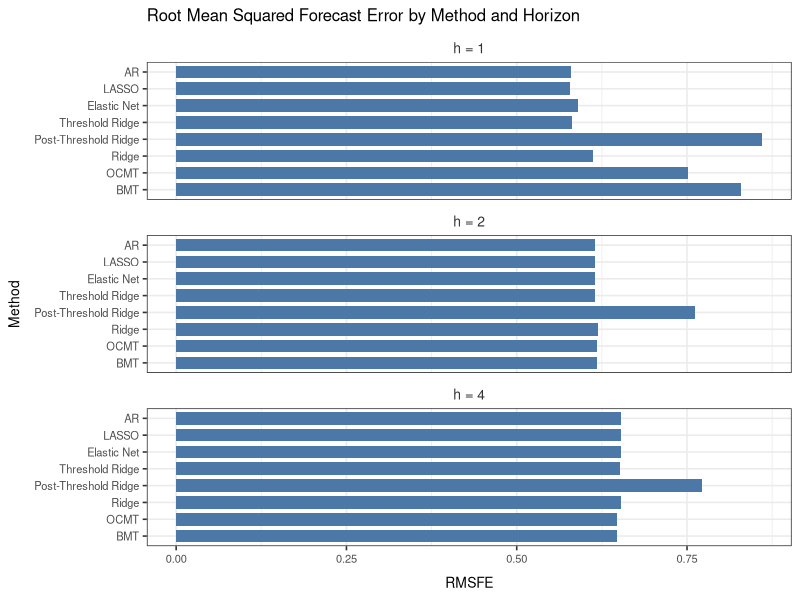
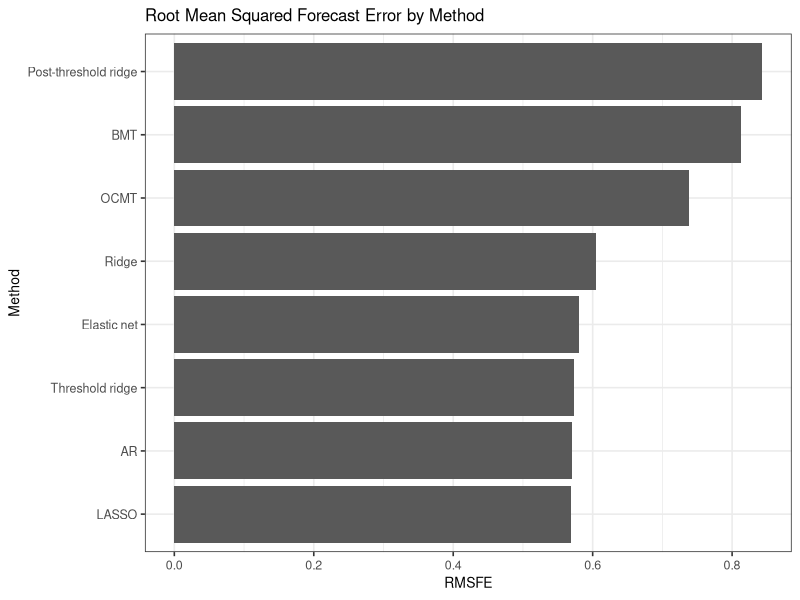
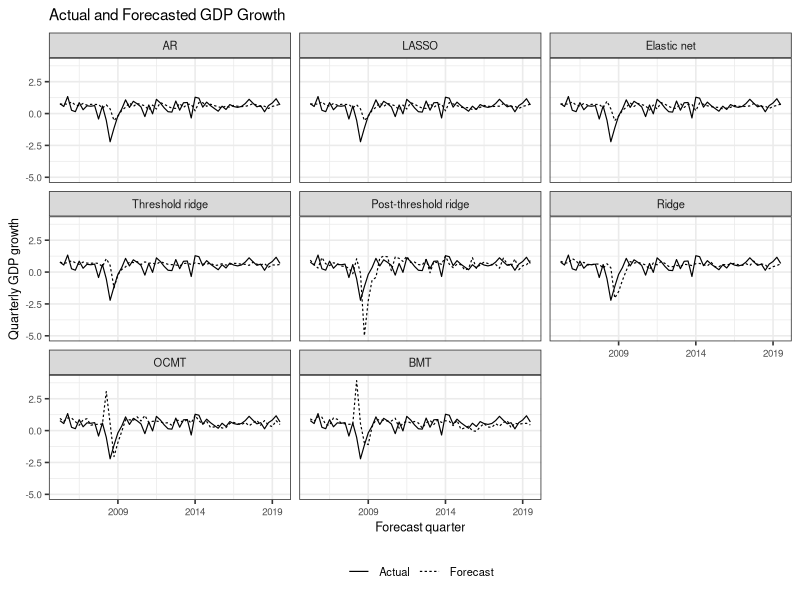
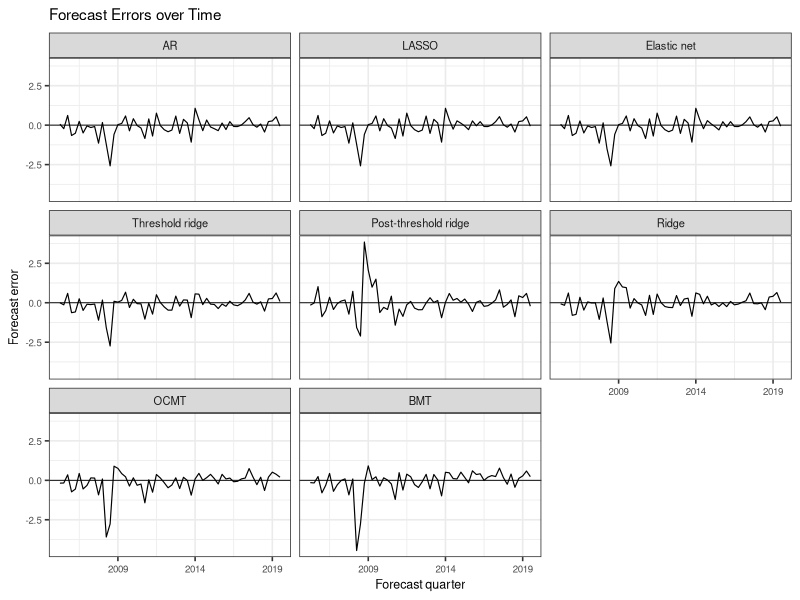
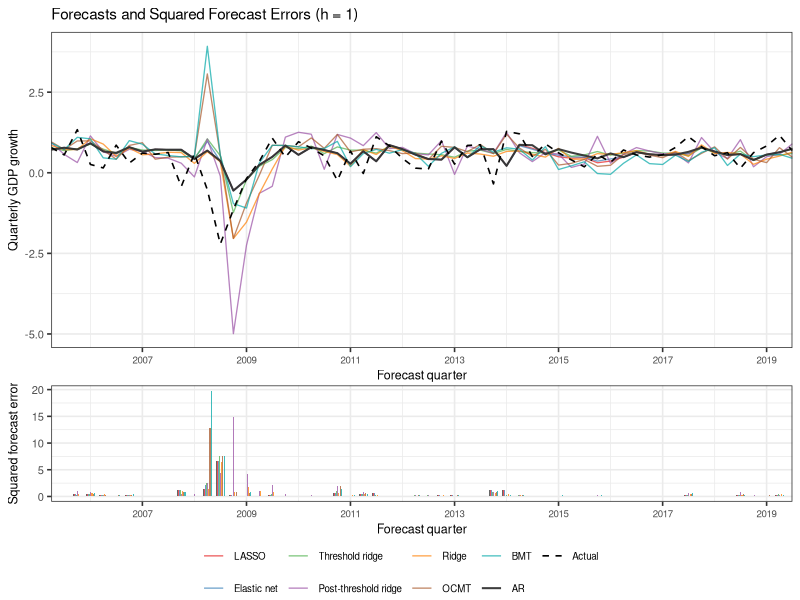
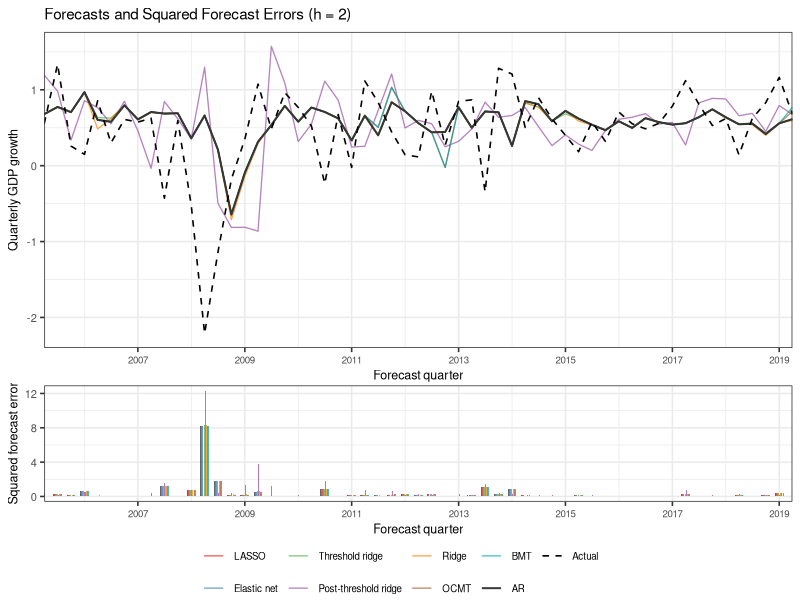
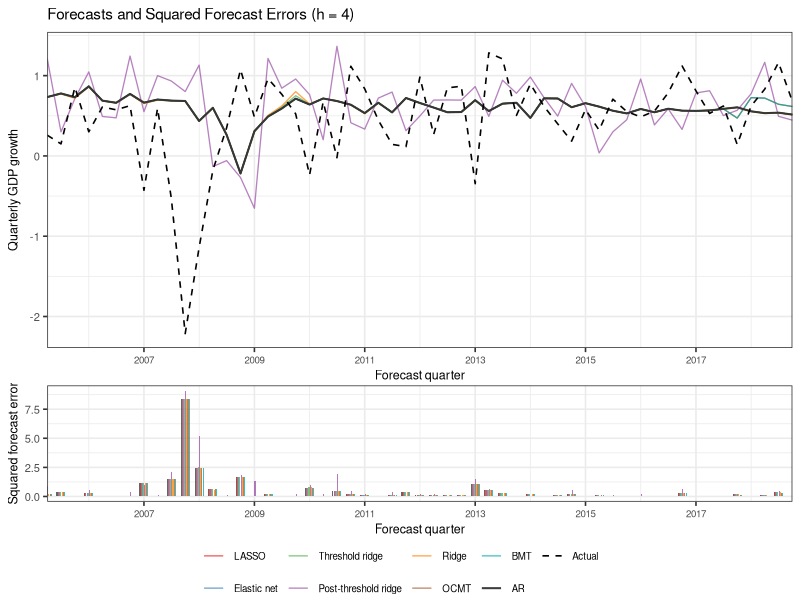
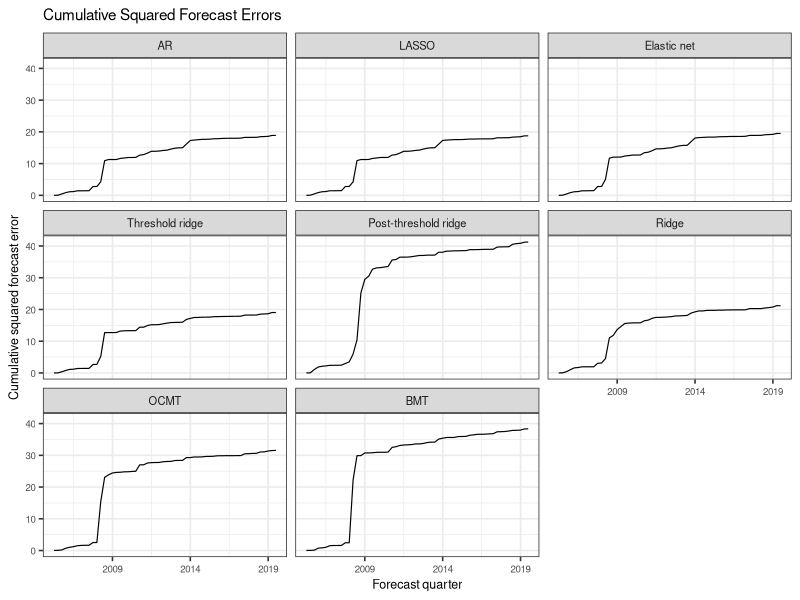

These charts were generated, in order, by the following R code:
# 07_forecasting_results.R
# forecasting results from rolling windows

library(tidyverse)
library(zoo)
library(grid)

rolling_forecasts_h1 <- read_csv(
  "data/processed/rolling_forecasts.csv",
  show_col_types = FALSE
)

rolling_forecasts_all <- read_csv(
  "data/processed/rolling_forecasts_all_horizons.csv",
  show_col_types = FALSE
)

rolling_forecasts_all_common <- read_csv(
  "data/processed/rolling_forecasts_all_horizons_common.csv",
  show_col_types = FALSE
)

horizons <- c(1, 2, 4)

method_order <- c(
  "AR",
  "LASSO",
  "Elastic net",
  "Threshold ridge",
  "Post-threshold ridge",
  "Ridge",
  "OCMT",
  "BMT"
)

benchmark_method <- "Ridge"

# figure sizes
figure_width <- 6.5
figure_height <- 4.5
figure_units <- "in"

faceted_figure_width <- 8.5
faceted_figure_height <- 5.5

marsilli_figure_width <- 9.5
marsilli_figure_height <- 6.0

forecasting_figure_dir <- "figures/forecasting"

thesis_theme <- theme_bw(base_size = 12) +
  theme(
    plot.title = element_text(size = 12),
    axis.title = element_text(size = 10),
    axis.text = element_text(size = 9),
    legend.text = element_text(size = 8),
    legend.title = element_text(size = 8),
    strip.text = element_text(size = 9)
  )

dense_facet_theme <- theme_bw(base_size = 12) +
  theme(
    plot.title = element_text(size = 11),
    axis.title = element_text(size = 9),
    axis.text = element_text(size = 7),
    legend.text = element_text(size = 8),
    legend.title = element_text(size = 8),
    strip.text = element_text(size = 8)
  )

dir.create("data/processed", recursive = TRUE, showWarnings = FALSE)
dir.create(forecasting_figure_dir, recursive = TRUE, showWarnings = FALSE)

parse_yearqtr_safe <- function(x) {
  if (inherits(x, "yearqtr")) {
    return(x)
  }

  if (is.numeric(x)) {
    return(as.yearqtr(x))
  }

  as.yearqtr(x, format = "%Y Q%q")
}

forecast_data_h1 <- rolling_forecasts_h1 %>%
  mutate(
    horizon = as.integer(horizon),
    method = factor(method, levels = method_order),
    forecast_quarter_yq = parse_yearqtr_safe(forecast_quarter),
    target_quarter_yq = parse_yearqtr_safe(target_quarter),
    forecast_quarter_date = as.Date(forecast_quarter_yq),
    target_quarter_date = as.Date(target_quarter_yq)
  ) %>%
  arrange(method, forecast_quarter_yq)

cat("Forecasting results analysis, h = 1 baseline\n")
cat("Number of forecast rows:", nrow(forecast_data_h1), "\n")
cat("Number of forecast quarters:", n_distinct(forecast_data_h1$forecast_quarter), "\n")
cat("Methods:\n")
print(unique(forecast_data_h1$method))

missing_forecast_check_h1 <- forecast_data_h1 %>%
  group_by(method) %>%
  summarise(
    n_forecasts = n(),
    missing_forecasts = sum(is.na(forecast)),
    missing_errors = sum(is.na(forecast_error)),
    .groups = "drop"
  )

cat("\nMissing forecast check, h = 1:\n")
print(missing_forecast_check_h1)

forecast_data_all_common <- rolling_forecasts_all_common %>%
  mutate(
    horizon = as.integer(horizon),
    method = factor(method, levels = method_order),
    forecast_quarter_yq = parse_yearqtr_safe(forecast_quarter),
    target_quarter_yq = parse_yearqtr_safe(target_quarter),
    forecast_quarter_date = as.Date(forecast_quarter_yq),
    target_quarter_date = as.Date(target_quarter_yq)
  ) %>%
  filter(horizon %in% horizons) %>%
  arrange(horizon, method, forecast_quarter_yq)

missing_forecast_check_all_common <- forecast_data_all_common %>%
  group_by(horizon, method) %>%
  summarise(
    n_forecasts = n(),
    missing_forecasts = sum(is.na(forecast)),
    missing_errors = sum(is.na(forecast_error)),
    .groups = "drop"
  ) %>%
  arrange(horizon, method)

cat("\nMissing forecast check, common all-horizon sample:\n")
print(missing_forecast_check_all_common)

forecast_data_all <- rolling_forecasts_all %>%
  mutate(
    horizon = as.integer(horizon),
    method = factor(method, levels = method_order),
    forecast_quarter_yq = parse_yearqtr_safe(forecast_quarter),
    target_quarter_yq = parse_yearqtr_safe(target_quarter),
    forecast_quarter_date = as.Date(forecast_quarter_yq),
    target_quarter_date = as.Date(target_quarter_yq)
  ) %>%
  filter(horizon %in% horizons) %>%
  arrange(horizon, method, forecast_quarter_yq)

forecast_accuracy_all_common <- forecast_data_all_common %>%
  group_by(horizon, method) %>%
  summarise(
    n_forecasts = sum(!is.na(forecast_error)),
    RMSFE = sqrt(mean(squared_error, na.rm = TRUE)),
    MAFE = mean(absolute_error, na.rm = TRUE),
    mean_error = mean(forecast_error, na.rm = TRUE),
    median_absolute_error = median(absolute_error, na.rm = TRUE),
    sd_forecast_error = sd(forecast_error, na.rm = TRUE),
    average_selected = mean(selected_variables, na.rm = TRUE),
    .groups = "drop"
  )

benchmark_values_all_common <- forecast_accuracy_all_common %>%
  mutate(method_character = as.character(method)) %>%
  select(horizon, method_character, RMSFE) %>%
  pivot_wider(
    names_from = method_character,
    values_from = RMSFE
  ) %>%
  transmute(
    horizon,
    ar_rmsfe = AR,
    ridge_rmsfe = Ridge,
    lasso_rmsfe = LASSO
  )

forecast_accuracy_all_common <- forecast_accuracy_all_common %>%
  left_join(
    benchmark_values_all_common,
    by = "horizon"
  ) %>%
  mutate(
    relative_RMSFE_vs_AR = RMSFE / ar_rmsfe,
    relative_RMSFE_vs_ridge = RMSFE / ridge_rmsfe,
    relative_RMSFE_vs_lasso = RMSFE / lasso_rmsfe
  ) %>%
  arrange(
    horizon,
    factor(as.character(method), levels = method_order)
  )

print(forecast_accuracy_all_common)

write_csv(
  forecast_accuracy_all_common,
  "data/processed/forecast_accuracy_summary_all_horizons_common.csv"
)

forecast_accuracy_table_all_common <- forecast_accuracy_all_common %>%
  mutate(
    average_selected = case_when(
      as.character(method) == "AR" ~ 0,
      as.character(method) == "Ridge" ~ NA_real_,
      TRUE ~ average_selected
    ),
    RMSFE = round(RMSFE, 3),
    MAFE = round(MAFE, 3),
    mean_error = round(mean_error, 3),
    relative_RMSFE_vs_AR = round(relative_RMSFE_vs_AR, 3),
    relative_RMSFE_vs_ridge = round(relative_RMSFE_vs_ridge, 3),
    relative_RMSFE_vs_lasso = round(relative_RMSFE_vs_lasso, 3),
    average_selected = round(average_selected, 2)
  ) %>%
  select(
    horizon,
    method,
    RMSFE,
    relative_RMSFE_vs_AR,
    relative_RMSFE_vs_ridge,
    relative_RMSFE_vs_lasso,
    MAFE,
    mean_error,
    average_selected
  )

print(forecast_accuracy_table_all_common)

write_csv(
  forecast_accuracy_table_all_common,
  "data/processed/forecast_accuracy_table_all_horizons_common.csv"
)

method_labels <- c(
  "AR" = "AR",
  "LASSO" = "LASSO",
  "Elastic net" = "Elastic Net",
  "Threshold ridge" = "Threshold Ridge",
  "Post-threshold ridge" = "Post-Threshold Ridge",
  "Ridge" = "Ridge",
  "OCMT" = "OCMT",
  "BMT" = "BMT"
)

standard_figure_blue <- "#4C78A8"

rmsfe_horizon_plot_data <- forecast_accuracy_all_common %>%
  mutate(
    method_label = unname(method_labels[as.character(method)]),
    method_label = factor(
      method_label,
      levels = rev(unname(method_labels[method_order]))
    ),
    horizon_label = factor(
      paste0("h = ", horizon),
      levels = paste0("h = ", horizons)
    )
  )

rmsfe_horizon_plot <- ggplot(
  rmsfe_horizon_plot_data,
  aes(
    x = method_label,
    y = RMSFE
  )
) +
  geom_col(
    fill = standard_figure_blue,
    linewidth = 0.2,
    width = 0.75
  ) +
  coord_flip() +
  facet_wrap(
    ~ horizon_label,
    ncol = 1
  ) +
  labs(
    title = "Root Mean Squared Forecast Error by Method and Horizon",
    x = "Method",
    y = "RMSFE"
  ) +
  thesis_theme +
  theme(
    legend.position = "none",
    strip.background = element_rect(
      fill = "white",
      color = NA
    ),
    strip.text = element_text(
      size = 10,
      color = "grey20"
    ),
    axis.text.y = element_text(size = 8),
    axis.text.x = element_text(size = 8),
    axis.title.x = element_text(size = 10, margin = margin(t = 8)),
    axis.title.y = element_text(size = 10, margin = margin(r = 8)),
    plot.title = element_text(size = 12),
    panel.spacing.y = unit(0.35, "lines")
  )

rmsfe_horizon_plot

ggsave(
  filename = file.path(
    forecasting_figure_dir,
    "forecast_rmsfe_by_method_and_horizon.pdf"
  ),
  plot = rmsfe_horizon_plot,
  width = faceted_figure_width,
  height = 6.0,
  units = figure_units
)

forecast_accuracy_h1 <- forecast_data_h1 %>%
  group_by(method) %>%
  summarise(
    n_forecasts = sum(!is.na(forecast_error)),
    RMSFE = sqrt(mean(squared_error, na.rm = TRUE)),
    MAFE = mean(absolute_error, na.rm = TRUE),
    mean_error = mean(forecast_error, na.rm = TRUE),
    median_absolute_error = median(absolute_error, na.rm = TRUE),
    sd_forecast_error = sd(forecast_error, na.rm = TRUE),
    average_selected = mean(selected_variables, na.rm = TRUE),
    .groups = "drop"
  )

benchmark_rmsfe_h1 <- forecast_accuracy_h1 %>%
  filter(method == benchmark_method) %>%
  pull(RMSFE)

lasso_rmsfe_h1 <- forecast_accuracy_h1 %>%
  filter(method == "LASSO") %>%
  pull(RMSFE)

ar_rmsfe_h1 <- forecast_accuracy_h1 %>%
  filter(method == "AR") %>%
  pull(RMSFE)

forecast_accuracy_h1 <- forecast_accuracy_h1 %>%
  mutate(
    relative_RMSFE_vs_AR = RMSFE / ar_rmsfe_h1,
    relative_RMSFE_vs_ridge = RMSFE / benchmark_rmsfe_h1,
    relative_RMSFE_vs_lasso = RMSFE / lasso_rmsfe_h1
  ) %>%
  arrange(RMSFE)

print(forecast_accuracy_h1)

write_csv(
  forecast_accuracy_h1,
  "data/processed/forecast_accuracy_summary.csv"
)

forecast_accuracy_table_h1 <- forecast_accuracy_h1 %>%
  mutate(
    average_selected = case_when(
      as.character(method) == "AR" ~ 0,
      as.character(method) == "Ridge" ~ NA_real_,
      TRUE ~ average_selected
    ),
    RMSFE = round(RMSFE, 3),
    MAFE = round(MAFE, 3),
    mean_error = round(mean_error, 3),
    relative_RMSFE_vs_AR = round(relative_RMSFE_vs_AR, 3),
    relative_RMSFE_vs_ridge = round(relative_RMSFE_vs_ridge, 3),
    relative_RMSFE_vs_lasso = round(relative_RMSFE_vs_lasso, 3),
    average_selected = round(average_selected, 2)
  ) %>%
  select(
    method,
    RMSFE,
    relative_RMSFE_vs_AR,
    relative_RMSFE_vs_ridge,
    relative_RMSFE_vs_lasso,
    MAFE,
    mean_error,
    average_selected
  )

print(forecast_accuracy_table_h1)

write_csv(
  forecast_accuracy_table_h1,
  "data/processed/forecast_accuracy_table.csv"
)

rmsfe_plot <- forecast_accuracy_h1 %>%
  mutate(
    method = fct_reorder(as.character(method), RMSFE)
  ) %>%
  ggplot(
    aes(
      x = method,
      y = RMSFE
    )
  ) +
  geom_col(linewidth = 0.2) +
  coord_flip() +
  labs(
    title = "Root Mean Squared Forecast Error by Method",
    x = "Method",
    y = "RMSFE"
  ) +
  thesis_theme

rmsfe_plot

ggsave(
  filename = file.path(forecasting_figure_dir, "forecast_rmsfe_by_method.pdf"),
  plot = rmsfe_plot,
  width = figure_width,
  height = figure_height,
  units = figure_units
)

actual_vs_forecast_data <- forecast_data_h1 %>%
  select(
    method,
    forecast_quarter_date,
    actual,
    forecast
  ) %>%
  pivot_longer(
    cols = c(actual, forecast),
    names_to = "series",
    values_to = "value"
  ) %>%
  mutate(
    series = recode(
      series,
      actual = "Actual",
      forecast = "Forecast"
    ),
    series = factor(series, levels = c("Actual", "Forecast"))
  )

actual_vs_forecast_plot <- ggplot(
  actual_vs_forecast_data,
  aes(
    x = forecast_quarter_date,
    y = value,
    linetype = series
  )
) +
  geom_line(linewidth = 0.4, na.rm = TRUE) +
  facet_wrap(~ method) +
  scale_x_date(
    date_breaks = "5 years",
    date_labels = "%Y"
  ) +
  labs(
    title = "Actual and Forecasted GDP Growth",
    x = "Forecast quarter",
    y = "Quarterly GDP growth",
    linetype = NULL
  ) +
  dense_facet_theme +
  theme(
    legend.position = "bottom"
  )

actual_vs_forecast_plot

ggsave(
  filename = file.path(forecasting_figure_dir, "actual_vs_forecast_by_method.pdf"),
  plot = actual_vs_forecast_plot,
  width = faceted_figure_width,
  height = faceted_figure_height,
  units = figure_units
)

forecast_error_plot <- ggplot(
  forecast_data_h1,
  aes(
    x = forecast_quarter_date,
    y = forecast_error
  )
) +
  geom_hline(yintercept = 0, linewidth = 0.3) +
  geom_line(linewidth = 0.4, na.rm = TRUE) +
  facet_wrap(~ method) +
  scale_x_date(
    date_breaks = "5 years",
    date_labels = "%Y"
  ) +
  labs(
    title = "Forecast Errors over Time",
    x = "Forecast quarter",
    y = "Forecast error"
  ) +
  dense_facet_theme

forecast_error_plot

ggsave(
  filename = file.path(forecasting_figure_dir, "forecast_errors_over_time.pdf"),
  plot = forecast_error_plot,
  width = faceted_figure_width,
  height = faceted_figure_height,
  units = figure_units
)

# Marsilli type forecast plots
marsilli_methods <- c(
  "AR",
  "LASSO",
  "Elastic net",
  "Threshold ridge",
  "Post-threshold ridge",
  "Ridge",
  "OCMT",
  "BMT"
)

marsilli_colors <- c(
  "Actual" = "black",
  "AR" = "grey20",
  "LASSO" = "#E41A1C",
  "Elastic net" = "#377EB8",
  "Threshold ridge" = "#4DAF4A",
  "Post-threshold ridge" = "#984EA3",
  "Ridge" = "#FF7F00",
  "OCMT" = "#A65628",
  "BMT" = "#00A6A6"
)

marsilli_linetypes <- c(
  "Actual" = "dashed",
  "AR" = "solid",
  "LASSO" = "solid",
  "Elastic net" = "solid",
  "Threshold ridge" = "solid",
  "Post-threshold ridge" = "solid",
  "Ridge" = "solid",
  "OCMT" = "solid",
  "BMT" = "solid"
)

get_plot_legend <- function(plot_object) {
  plot_grob <- ggplotGrob(plot_object)

  legend_index <- which(
    sapply(plot_grob$grobs, function(x) x$name) == "guide-box"
  )

  if (length(legend_index) == 0) {
    return(NULL)
  }

  plot_grob$grobs[[legend_index]]
}

draw_stacked_forecast_plot <- function(
    top_plot,
    bottom_plot,
    top_height = 2.4,
    bottom_height = 1.0,
    legend_height = 0.35,
    newpage = TRUE
) {
  legend_grob <- get_plot_legend(top_plot)

  top_grob <- ggplotGrob(
    top_plot +
      theme(
        legend.position = "none",
        plot.margin = margin(5.5, 5.5, 1, 5.5)
      )
  )

  bottom_grob <- ggplotGrob(
    bottom_plot +
      theme(
        legend.position = "none",
        plot.margin = margin(1, 5.5, 5.5, 5.5)
      )
  )

  # same panel width
  max_widths <- grid::unit.pmax(
    top_grob$widths,
    bottom_grob$widths
  )

  top_grob$widths <- max_widths
  bottom_grob$widths <- max_widths

  if (newpage) {
    grid.newpage()
  }

  if (is.null(legend_grob)) {

    pushViewport(
      viewport(
        layout = grid.layout(
          nrow = 2,
          ncol = 1,
          heights = unit(
            c(top_height, bottom_height),
            "null"
          )
        )
      )
    )

    pushViewport(viewport(layout.pos.row = 1, layout.pos.col = 1))
    grid.draw(top_grob)
    popViewport()

    pushViewport(viewport(layout.pos.row = 2, layout.pos.col = 1))
    grid.draw(bottom_grob)
    popViewport()

    popViewport()

  } else {

    pushViewport(
      viewport(
        layout = grid.layout(
          nrow = 3,
          ncol = 1,
          heights = unit(
            c(top_height, bottom_height, legend_height),
            "null"
          )
        )
      )
    )

    pushViewport(viewport(layout.pos.row = 1, layout.pos.col = 1))
    grid.draw(top_grob)
    popViewport()

    pushViewport(viewport(layout.pos.row = 2, layout.pos.col = 1))
    grid.draw(bottom_grob)
    popViewport()

    pushViewport(viewport(layout.pos.row = 3, layout.pos.col = 1))
    grid.draw(legend_grob)
    popViewport()

    popViewport()
  }
}

save_stacked_forecast_plot <- function(
    filename,
    top_plot,
    bottom_plot,
    width,
    height,
    units = "in"
) {
  if (units != "in") {
    stop("bad units")
  }

  grDevices::pdf(
    file = filename,
    width = width,
    height = height,
    onefile = FALSE
  )

  on.exit(grDevices::dev.off())

  draw_stacked_forecast_plot(
    top_plot = top_plot,
    bottom_plot = bottom_plot,
    top_height = 2.4,
    bottom_height = 1.0,
    legend_height = 0.35,
    newpage = FALSE
  )
}

make_marsilli_forecast_plot <- function(horizon_value, forecast_data_input) {
  forecast_data_h <- forecast_data_input %>%
    filter(horizon == horizon_value)

  if (nrow(forecast_data_h) == 0) {
    stop("no forecast data for h = ", horizon_value)
  }

  marsilli_x_limits <- range(
    forecast_data_h$forecast_quarter_date,
    na.rm = TRUE
  )

  marsilli_forecast_values <- forecast_data_h %>%
    filter(method %in% marsilli_methods) %>%
    transmute(
      forecast_quarter_date,
      series = as.character(method),
      value = forecast
    )

  marsilli_actual_values <- forecast_data_h %>%
    distinct(
      forecast_quarter_date,
      actual
    ) %>%
    transmute(
      forecast_quarter_date,
      series = "Actual",
      value = actual
    )

  marsilli_top_data <- bind_rows(
    marsilli_actual_values,
    marsilli_forecast_values
  ) %>%
    mutate(
      series = factor(
        series,
        levels = c("Actual", marsilli_methods)
      )
    )

  marsilli_bottom_data <- forecast_data_h %>%
    filter(method %in% marsilli_methods) %>%
    transmute(
      forecast_quarter_date,
      series = as.character(method),
      squared_error = squared_error
    ) %>%
    mutate(
      series = factor(series, levels = marsilli_methods)
    )

  marsilli_top_plot <- ggplot(
    marsilli_top_data,
    aes(
      x = forecast_quarter_date,
      y = value,
      color = series,
      linetype = series
    )
  ) +
    geom_line(
      data = marsilli_top_data %>%
        filter(!series %in% c("Actual", "AR")),
      linewidth = 0.45,
      alpha = 0.70,
      na.rm = TRUE
    ) +
    geom_line(
      data = marsilli_top_data %>%
        filter(series == "AR"),
      linewidth = 0.70,
      alpha = 0.95,
      na.rm = TRUE
    ) +
    geom_line(
      data = marsilli_top_data %>%
        filter(series == "Actual"),
      linewidth = 0.55,
      alpha = 1,
      na.rm = TRUE
    ) +
    scale_x_date(
      date_breaks = "2 years",
      date_labels = "%Y",
      limits = marsilli_x_limits,
      expand = expansion(mult = c(0, 0), add = c(0, 0))
    ) +
    scale_color_manual(
      values = marsilli_colors
    ) +
    scale_linetype_manual(
      values = marsilli_linetypes
    ) +
    labs(
      title = paste0("Forecasts and Squared Forecast Errors (h = ", horizon_value, ")"),
      x = "Forecast quarter",
      y = "Quarterly GDP growth",
      color = NULL,
      linetype = NULL
    ) +
    thesis_theme +
    theme(
      plot.title = element_text(size = 11),
      legend.position = "bottom",
      legend.text = element_text(size = 7),
      axis.title = element_text(size = 9),
      axis.text.x = element_text(size = 7),
      axis.text.y = element_text(size = 8)
    )

  marsilli_bottom_plot <- ggplot(
    marsilli_bottom_data,
    aes(
      x = forecast_quarter_date,
      y = squared_error,
      fill = series
    )
  ) +
    geom_col(
      position = position_dodge2(
        width = 60,
        preserve = "single",
        padding = 0.05
      ),
      width = 60,
      alpha = 0.75,
      na.rm = TRUE
    ) +
    scale_x_date(
      date_breaks = "2 years",
      date_labels = "%Y",
      limits = marsilli_x_limits,
      expand = expansion(mult = c(0, 0), add = c(0, 0))
    ) +
    scale_fill_manual(
      values = marsilli_colors[marsilli_methods]
    ) +
    labs(
      x = "Forecast quarter",
      y = "Squared forecast error",
      fill = NULL
    ) +
    thesis_theme +
    theme(
      legend.position = "none",
      axis.title = element_text(size = 9),
      axis.text.x = element_text(size = 7),
      axis.text.y = element_text(size = 8),
      plot.title = element_blank()
    )

  list(
    top_plot = marsilli_top_plot,
    bottom_plot = marsilli_bottom_plot
  )
}

for (h in horizons) {
  marsilli_plots_h <- make_marsilli_forecast_plot(
    horizon_value = h,
    forecast_data_input = forecast_data_all
  )

  draw_stacked_forecast_plot(
    top_plot = marsilli_plots_h$top_plot,
    bottom_plot = marsilli_plots_h$bottom_plot,
    top_height = 2.4,
    bottom_height = 1.0,
    legend_height = 0.35,
    newpage = TRUE
  )

  save_stacked_forecast_plot(
    filename = file.path(
      forecasting_figure_dir,
      paste0("marsilli_forecasts_squared_errors_h", h, ".pdf")
    ),
    top_plot = marsilli_plots_h$top_plot,
    bottom_plot = marsilli_plots_h$bottom_plot,
    width = marsilli_figure_width,
    height = marsilli_figure_height,
    units = figure_units
  )
}

# h = 1 old filename
marsilli_plots_h1 <- make_marsilli_forecast_plot(
  horizon_value = 1,
  forecast_data_input = forecast_data_all
)

save_stacked_forecast_plot(
  filename = file.path(
    forecasting_figure_dir,
    "marsilli_forecasts_squared_errors_all_methods.pdf"
  ),
  top_plot = marsilli_plots_h1$top_plot,
  bottom_plot = marsilli_plots_h1$bottom_plot,
  width = marsilli_figure_width,
  height = marsilli_figure_height,
  units = figure_units
)

cumulative_squared_errors <- forecast_data_h1 %>%
  group_by(method) %>%
  arrange(forecast_quarter_yq, .by_group = TRUE) %>%
  mutate(
    cumulative_squared_error = cumsum(squared_error)
  ) %>%
  ungroup()

write_csv(
  cumulative_squared_errors,
  "data/processed/forecast_cumulative_squared_errors.csv"
)

cumulative_squared_error_plot <- ggplot(
  cumulative_squared_errors,
  aes(
    x = forecast_quarter_date,
    y = cumulative_squared_error
  )
) +
  geom_line(linewidth = 0.4, na.rm = TRUE) +
  scale_x_date(
    date_breaks = "5 years",
    date_labels = "%Y"
  ) +
  labs(
    title = "Cumulative Squared Forecast Errors",
    x = "Forecast quarter",
    y = "Cumulative squared forecast error"
  ) +
  facet_wrap(~ method) +
  dense_facet_theme

cumulative_squared_error_plot

ggsave(
  filename = file.path(forecasting_figure_dir, "cumulative_squared_forecast_errors.pdf"),
  plot = cumulative_squared_error_plot,
  width = faceted_figure_width,
  height = faceted_figure_height,
  units = figure_units
)

benchmark_losses <- forecast_data_h1 %>%
  filter(method == benchmark_method) %>%
  select(
    forecast_quarter,
    benchmark_squared_error = squared_error
  )

relative_loss_data <- forecast_data_h1 %>%
  left_join(
    benchmark_losses,
    by = "forecast_quarter"
  ) %>%
  mutate(
    loss_difference_vs_benchmark = squared_error - benchmark_squared_error
  ) %>%
  group_by(method) %>%
  arrange(forecast_quarter_yq, .by_group = TRUE) %>%
  mutate(
    cumulative_loss_difference_vs_benchmark =
      cumsum(loss_difference_vs_benchmark)
  ) %>%
  ungroup()

write_csv(
  relative_loss_data,
  "data/processed/forecast_cumulative_loss_difference_vs_ridge.csv"
)

relative_loss_plot <- relative_loss_data %>%
  filter(method != benchmark_method) %>%
  ggplot(
    aes(
      x = forecast_quarter_date,
      y = cumulative_loss_difference_vs_benchmark
    )
  ) +
  geom_hline(yintercept = 0, linewidth = 0.3) +
  geom_line(linewidth = 0.4, na.rm = TRUE) +
  facet_wrap(~ method) +
  scale_x_date(
    date_breaks = "5 years",
    date_labels = "%Y"
  ) +
  labs(
    title = "Cumulative Squared Loss Difference Relative to Ridge",
    x = "Forecast quarter",
    y = "Cumulative loss difference"
  ) +
  dense_facet_theme

relative_loss_plot

ggsave(
  filename = file.path(forecasting_figure_dir, "cumulative_loss_difference_vs_ridge.pdf"),
  plot = relative_loss_plot,
  width = faceted_figure_width,
  height = faceted_figure_height,
  units = figure_units
)

accuracy_size_plot_data <- forecast_accuracy_h1 %>%
  mutate(
    average_selected_for_plot = case_when(
      as.character(method) == "AR" ~ 0,
      as.character(method) == "Ridge" ~ 180,
      TRUE ~ average_selected
    ),
    method_label = as.character(method)
  )

accuracy_size_plot <- ggplot(
  accuracy_size_plot_data,
  aes(
    x = average_selected_for_plot,
    y = RMSFE,
    label = method_label
  )
) +
  geom_point(size = 2) +
  geom_text(
    nudge_y = 0.015,
    size = 3
  ) +
  labs(
    title = "Forecast Accuracy and Average Model Size",
    x = "Average number of selected MIDAS regressors",
    y = "RMSFE"
  ) +
  thesis_theme

accuracy_size_plot

ggsave(
  filename = file.path(forecasting_figure_dir, "forecast_accuracy_vs_model_size.pdf"),
  plot = accuracy_size_plot,
  width = figure_width,
  height = figure_height,
  units = figure_units
)

best_method_by_quarter <- forecast_data_h1 %>%
  group_by(forecast_quarter, forecast_quarter_yq, forecast_quarter_date) %>%
  slice_min(
    order_by = squared_error,
    n = 1,
    with_ties = FALSE
  ) %>%
  ungroup() %>%
  select(
    forecast_quarter,
    forecast_quarter_date,
    best_method = method,
    actual,
    forecast,
    squared_error
  )

best_method_summary <- best_method_by_quarter %>%
  count(best_method, name = "times_best") %>%
  mutate(
    share_best = times_best / sum(times_best)
  ) %>%
  arrange(desc(times_best))

print(best_method_summary)

write_csv(
  best_method_by_quarter,
  "data/processed/forecast_best_method_by_quarter.csv"
)

write_csv(
  best_method_summary,
  "data/processed/forecast_best_method_summary.csv"
)

best_method_plot <- best_method_summary %>%
  mutate(
    best_method = fct_reorder(as.character(best_method), times_best)
  ) %>%
  ggplot(
    aes(
      x = best_method,
      y = times_best
    )
  ) +
  geom_col(linewidth = 0.2) +
  coord_flip() +
  labs(
    title = "Number of Quarters in which Each Method Performs Best",
    x = "Method",
    y = "Number of forecast quarters"
  ) +
  thesis_theme

best_method_plot

ggsave(
  filename = file.path(forecasting_figure_dir, "best_method_by_quarter.pdf"),
  plot = best_method_plot,
  width = figure_width,
  height = figure_height,
  units = figure_units
)
